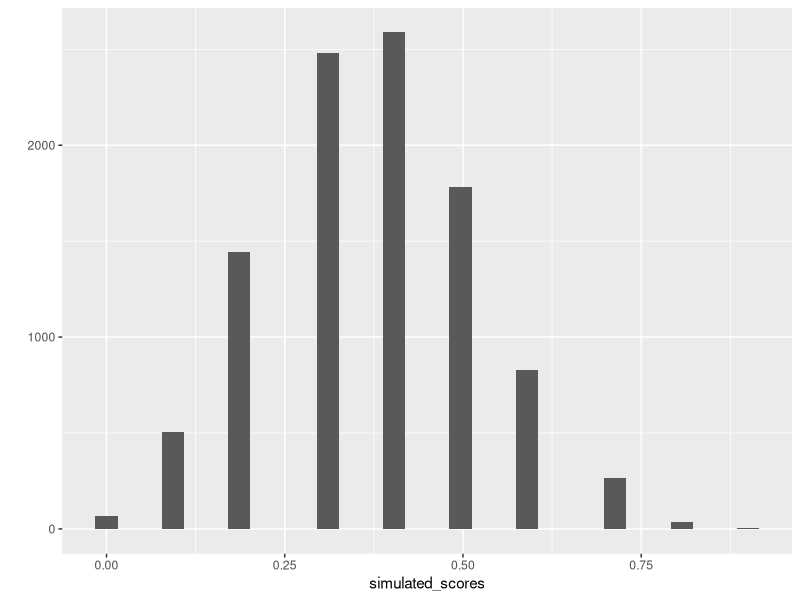

Generate this figure with R:
## ---- chunk 1
knitr::opts_chunk$set(echo = TRUE)
## ---- chunk 2
binom.test(x=.6*50,
           n=50,
           p=.5,
           alternative='greater')
## ---- chunk 3
binom.test(x=440,
           n=800,
           alternative="greater")
## ---- chunk 4
rbinom(n=rep(1,10),size=1, prob=c(.5,.5,.5,.5,.5,.25,.25,.25,.25,.25))

#simulation probability distribution
simulated_test<-replicate(10000,
                         rbinom(n=rep(1,10),
                         size=1, 
                         prob=c(.5,.5,.5,.5,.5,.25,.25,.25,.25,.25)))

simulated_scores<-colSums(simulated_test)/10
library(ggplot2)
qplot(simulated_scores)+
  geom_histogram()
  
## ---- chunk 5
length(simulated_scores[simulated_scores>.75])/length(simulated_scores)

